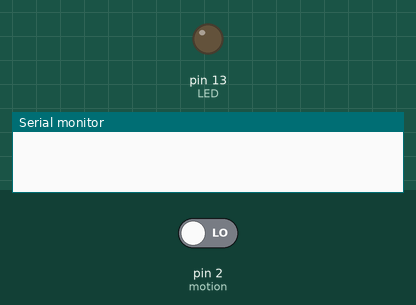
This sketch was run on a simulated Arduino Uno, built with avr-gcc and run on an emulated ATmega328P. Shown: output pins drawn as LEDs (lit = HIGH), the last lines printed to the serial monitor. The inputs (shaded band) are chosen by the test bench; at power-on: pin 2 (motion) LOW.

Above: at 1.2 s.
1.3 s: pin 2 (motion) driven HIGH
At 2.4 s:
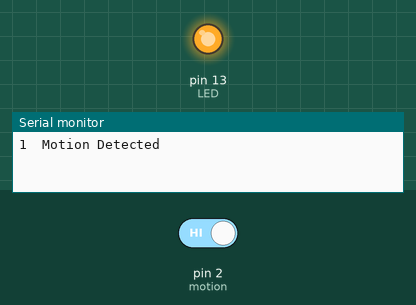
2.8 s: pin 2 (motion) driven LOW
At 3.5 s:
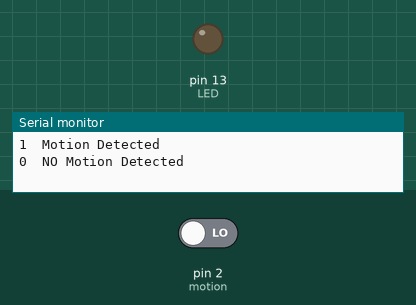
Timing chart, 0 to 5.8 s (numbered marks = the images above; inputs shaded):
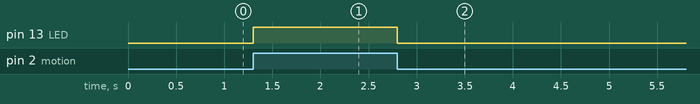

The sketch:

Task1.2P.ino
```cpp
/*
  Task 1.2P Sense-Think-Act Board using Interrupts
*/

// Set variable &constants
int const motion = 2;		  // Assign motion sensor to Pin# 2
int const LED = 13;			  // Assign motion sensor to Pin# 13
volatile int motion_flag;	// set LED flag varaible as volatile. i.e. enables state change

// Program setup code
void setup()
{
  pinMode(motion,INPUT); 	// initialise sensor as input
  pinMode(LED, OUTPUT);		// initialise Green LED as output
  Serial.begin(9600); 		// initialise serial at 9600bps
  attachInterrupt(digitalPinToInterrupt(motion),ISR_LED,CHANGE);
}

// Program Main
void loop()
{
}

//Interrupt function
void ISR_LED()
{
  motion_flag = digitalRead(motion); 	// Read input PIN #2
  digitalWrite(LED,motion_flag);
  if (motion_flag==1)                 // Serial Print motion flag and associated description based on motion flag status
  {
    Serial.println();
    Serial.print(motion_flag);
    Serial.print("\t");
    Serial.print("Motion Detected");
  }
   else
   {
     Serial.println();
     Serial.print(motion_flag);
     Serial.print("\t");
     Serial.print("NO Motion Detected");
   }
}
```

Measured:
- after the input at 1.3 s, pin 13 (LED): LOW → HIGH at once
- after the input at 2.8 s, pin 13 (LED): HIGH → LOW at once
